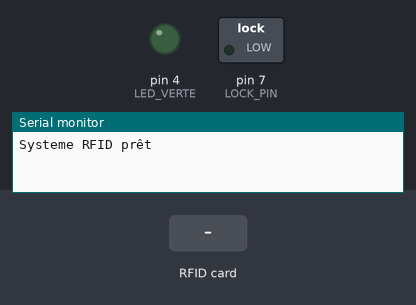
A sketch run on a simulated Arduino Uno, built with avr-gcc and run on an emulated ATmega328P. Parts: switched loads named in the sketch (green lamp = pin HIGH), output pins drawn as LEDs (lit = HIGH), the last lines printed to the serial monitor. Inputs (shaded band) come from the test bench. Pins used as bus, display or sensor lines are not drawn.

Above: at 1.2 s.
1.3 s: RFID card DE AD BE EF held to the reader
At 2.0 s:
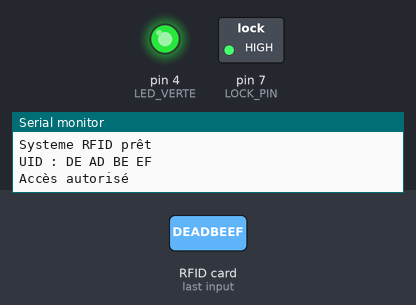
Timing chart, 0 to 7.8 s (numbered marks = the images above; inputs shaded):
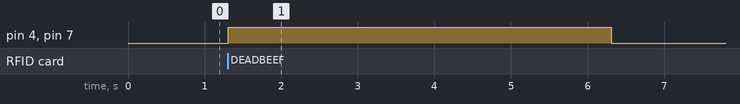

Measured:
- after the input at 1.3 s, pin 4 (LED_VERTE), pin 7 (LOCK_PIN): LOW → HIGH at once, → LOW 5.0 s later

The sketch:

serrure_electrique.ino
```cpp
#include <SPI.h>
#include <MFRC522.h>

#define SS_PIN 10
#define RST_PIN 9
#define LOCK_PIN 7   // Broche pour relais/servo
#define LED_VERTE 4
#define LED_ROUGE 5

MFRC522 rfid(SS_PIN, RST_PIN);

// UID autorisé
byte authorizedUID[4] = {0xDE, 0xAD, 0xBE, 0xEF};

void setup() {
  Serial.begin(9600);
  SPI.begin();
  rfid.PCD_Init();
  pinMode(LED_VERTE, OUTPUT);

  pinMode(LOCK_PIN, OUTPUT);
  digitalWrite(LOCK_PIN, LOW); // serrure fermée

  Serial.println("Systeme RFID prêt");
}

void loop() {

  // Attente d'une carte
  if (!rfid.PICC_IsNewCardPresent()) return;
  if (!rfid.PICC_ReadCardSerial()) return;

  Serial.print("UID : ");

  // Affichage UID
  for (byte i = 0; i < rfid.uid.size; i++) {
    Serial.print(rfid.uid.uidByte[i], HEX);
    Serial.print(" ");
  }
  Serial.println();

  // Vérification UID
  if (checkUID()) {
    Serial.println("Accès autorisé");
    digitalWrite(LED_VERTE, HIGH);
    ouvrirSerrure();
     digitalWrite(LED_VERTE, LOW);
  } else {
    Serial.println("Accès refusé");
    digitalWrite(LED_ROUGE, HIGH);
    delay(2000);
    digitalWrite(LED_ROUGE, LOW);
  }

  rfid.PICC_HaltA();
}

// Vérifie si badge est autorisé
bool checkUID() {

  for (byte i = 0; i < 4; i++) {
    if (rfid.uid.uidByte[i] != authorizedUID[i]) {
      return false;
    }
  }
  return true;
}

// Ouvre la serrure 5 secondes
void ouvrirSerrure() {
  digitalWrite(LOCK_PIN, HIGH); // ouvrir
  delay(5000);                 // 5 s
  digitalWrite(LOCK_PIN, LOW);  // fermer
}
```
